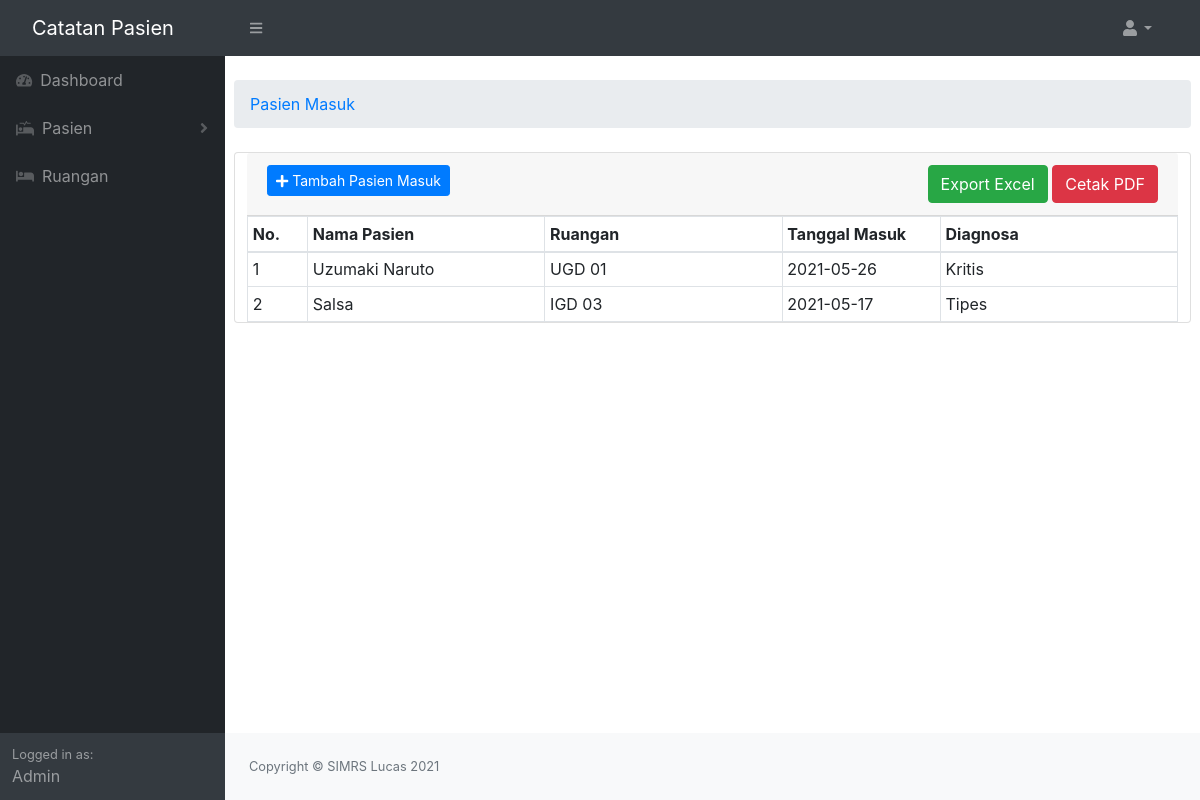
/index.php?page=pasien_masuk (signed in), run on the app's committed database.
### tables this page shows
CREATE TABLE `psn_masuk` (
  `id_masuk` int(11) NOT NULL,
  `id_pasien` int(11) NOT NULL,
  `id_ruangan` int(11) NOT NULL,
  `tgl_masuk` date NOT NULL,
  `diagnosa` varchar(20) NOT NULL,
  `status` enum('on','off') NOT NULL
);

CREATE TABLE `pasien` (
  `id_pasien` int(11) NOT NULL,
  `nama_pasien` varchar(30) DEFAULT NULL,
  `nik` varchar(16) NOT NULL,
  `jenis_kelamin` enum('Laki-laki','Perempuan') NOT NULL,
  `tempat_lahir` varchar(15) NOT NULL,
  `tanggal_lahir` date NOT NULL,
  `alamat` varchar(50) NOT NULL,
  `no_telp` varchar(15) NOT NULL
);

CREATE TABLE `ruangan` (
  `id_ruangan` int(11) NOT NULL,
  `no_ruangan` varchar(10) NOT NULL,
  `status` enum('Diisi','Kosong') NOT NULL
);

### pasien_masuk.php (the view)
<div class="row mt-4">
    <ol class="breadcrumb mb-4">
        <li class="breadcrumb-item"><a href="<?php echo BASE_URL."index.php?page=pasien_masuk"; ?>">Pasien Masuk</a></li>
    </ol>
    <div class="card">
        <div class="card-header">
            <a class="btn btn-primary btn-sm"
                href="<?php echo BASE_URL."index.php?page=tambah_pasien_masuk"; ?>"><i class="fas fa-plus"></i>
            Tambah Pasien Masuk</a>
            <div class="float-lg-right">
                <button onclick="location.href = 'excel_pasien_masuk.php';" type="button" class="btn btn-success" data-toggle="modal" data-target="#myModal">Export Excel</button>
                <button type="button" class="btn btn-danger" data-toggle="modal" data-target="#myModal">Cetak PDF</button>
            </div>
        </div>
        <div class="table-responsive">
            <table class="tabletable table-bordered table-sm table-hover" width="100%" cellspacing="0">
                <thead>
                    <tr>
                        <th>No.</th>
                        <th>Nama Pasien</th>
                        <th>Ruangan</th>
                        <th>Tanggal Masuk</th>
                        <th>Diagnosa</th>
                    </tr>
                </thead>
                <tbody>
                    <?php
                    $pasien_masuk = mysqli_query($koneksi,"SELECT * FROM psn_masuk INNER JOIN pasien ON psn_masuk.id_pasien = pasien.id_pasien INNER JOIN ruangan ON psn_masuk.id_ruangan = ruangan.id_ruangan where psn_masuk.status = 'on'");
                    $no=1;
                    foreach ($pasien_masuk as $row): ?>
                        <tr>
                            <td width='10'><?php echo $no ?></td>
                            <td width='150'><?php echo $row['nama_pasien'] ?></td>
                            <td width='150'><?php echo $row['no_ruangan'] ?></td>
                            <td width='100'><?php echo $row['tgl_masuk'] ?></td>
                            <td width='150'><?php echo $row['diagnosa'] ?></td>
                            <?php $no++; ?>
                        </tr>
                    <?php endforeach; ?>
                </tbody>
            </table>
		</div>
    </div>
</div>

### data on the page
psn_masuk: id_pasien.nama_pasien "Uzumaki Naruto", id_ruangan.no_ruangan "UGD 01", tgl_masuk "2021-05-26", diagnosa "Kritis"
psn_masuk: id_pasien.nama_pasien "Salsa", id_ruangan.no_ruangan "IGD 03", tgl_masuk "2021-05-17", diagnosa "Tipes"
